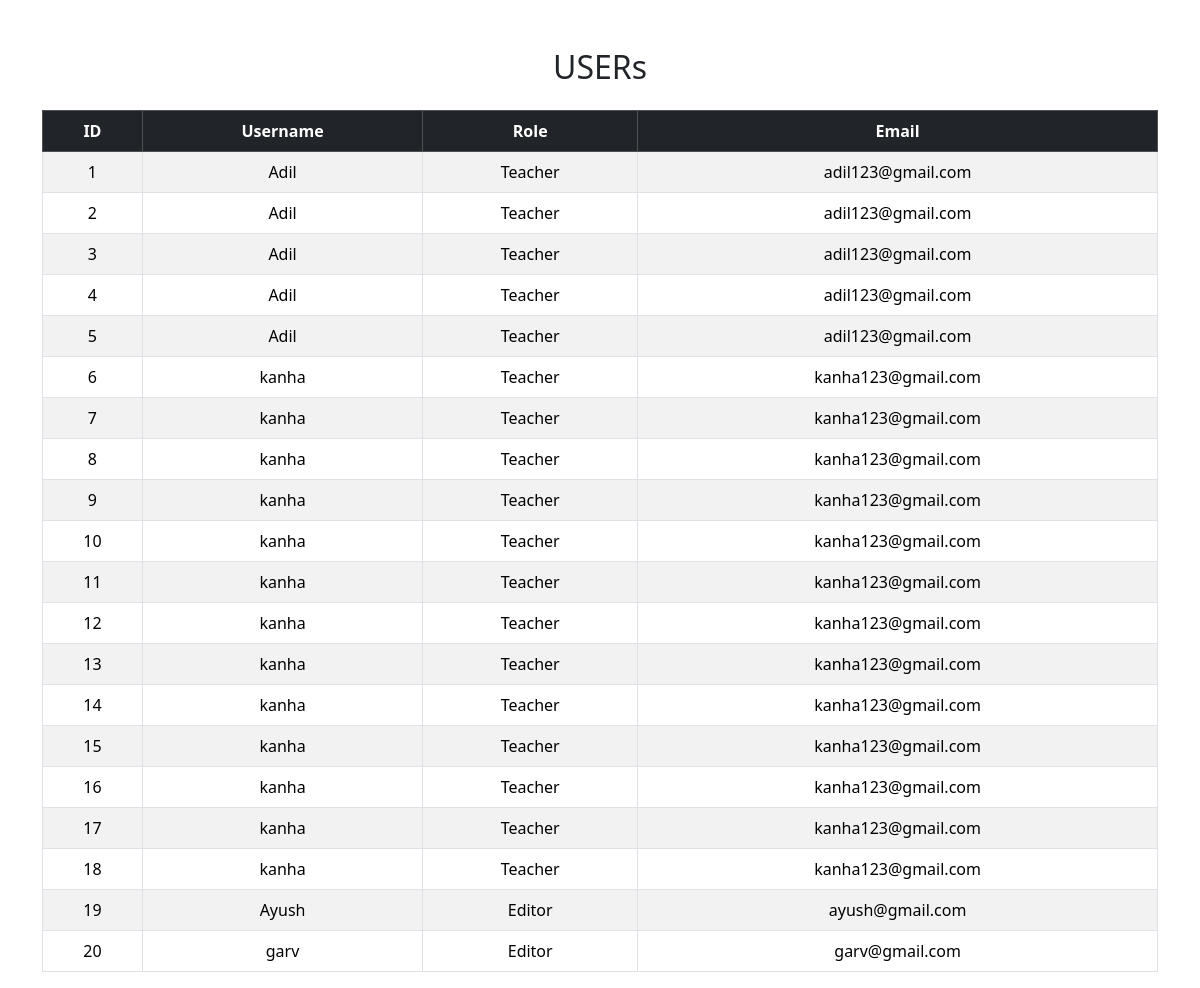
Page /show_f on the committed database.
### app.py (models this page shows, shortened)
class User(db.Model):
    id = db.Column(db.Integer, primary_key=True)
    username = db.Column(db.String(20), nullable=False)
    role = db.Column(db.String(120), nullable=False)
    email = db.Column(db.String(120), nullable=False)

### app.py (the view)
@app.route('/show_f')
def show_f():
    users = User.query.filter(User.email.like('%@gmail.com')).all()
    return render_template('index.html', users=users)

### templates/index.html (shortened to what this page needs)
<!doctype html>
<html lang="en">
<head>
    <link href="https://cdn.jsdelivr.net/npm/bootstrap@5.3.8/dist/css/bootstrap.min.css" rel="stylesheet">
</head>
<body>
    <div class="container mt-5">
        <h2 class="text-center mb-4">USERs</h2>
        <table class="table table-bordered table-striped text-center">
            <thead class="table-dark">
                <tr>
                    <th>ID</th>
                    <th>Username</th>
                    <th>Role</th>
                    <th>Email</th>
                </tr>
            </thead>
            <tbody>
                {% for user in users %}
                <tr>
                    <td>{{ user.id }}</td>
                    <td>{{ user.username }}</td>
                    <td>{{ user.role }}</td>
                    <td>{{ user.email }}</td>
                </tr>
                {% endfor %}
            </tbody>
        </table>
    </div>
</body>
</html>

### rows in the picture
User: id "1", username "Adil", role "Teacher", email "adil123@gmail.com"
User: id "2", username "Adil", role "Teacher", email "adil123@gmail.com"
User: id "3", username "Adil", role "Teacher", email "adil123@gmail.com"
User: id "4", username "Adil", role "Teacher", email "adil123@gmail.com"
User: id "5", username "Adil", role "Teacher", email "adil123@gmail.com"
User: id "6", username "kanha", role "Teacher", email "kanha123@gmail.com"
User: id "7", username "kanha", role "Teacher", email "kanha123@gmail.com"
User: id "8", username "kanha", role "Teacher", email "kanha123@gmail.com"
User: id "9", username "kanha", role "Teacher", email "kanha123@gmail.com"
User: id "10", username "kanha", role "Teacher", email "kanha123@gmail.com"
User: id "11", username "kanha", role "Teacher", email "kanha123@gmail.com"
User: id "12", username "kanha", role "Teacher", email "kanha123@gmail.com"
User: id "13", username "kanha", role "Teacher", email "kanha123@gmail.com"
User: id "14", username "kanha", role "Teacher", email "kanha123@gmail.com"
User: id "15", username "kanha", role "Teacher", email "kanha123@gmail.com"
User: id "16", username "kanha", role "Teacher", email "kanha123@gmail.com"
User: id "17", username "kanha", role "Teacher", email "kanha123@gmail.com"
User: id "18", username "kanha", role "Teacher", email "kanha123@gmail.com"
User: id "19", username "Ayush", role "Editor", email "ayush@gmail.com"
User: id "20", username "garv", role "Editor", email "garv@gmail.com"
